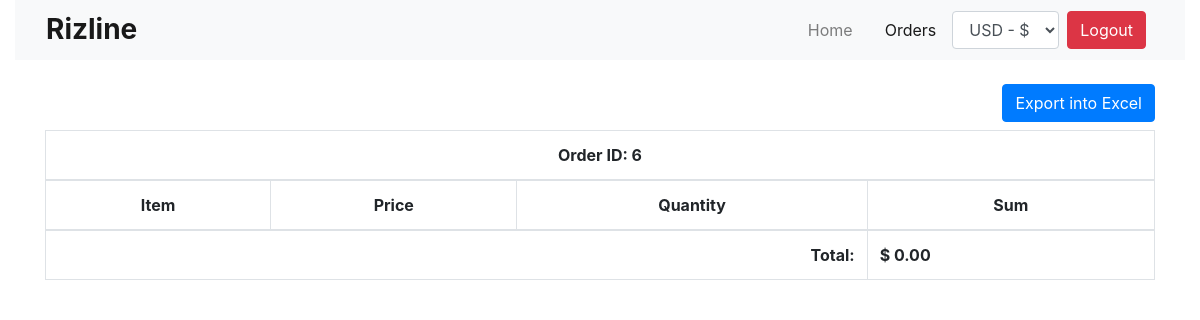
/order_details.php?order_id=6 (signed in), run on an earlier commit of the app's database.
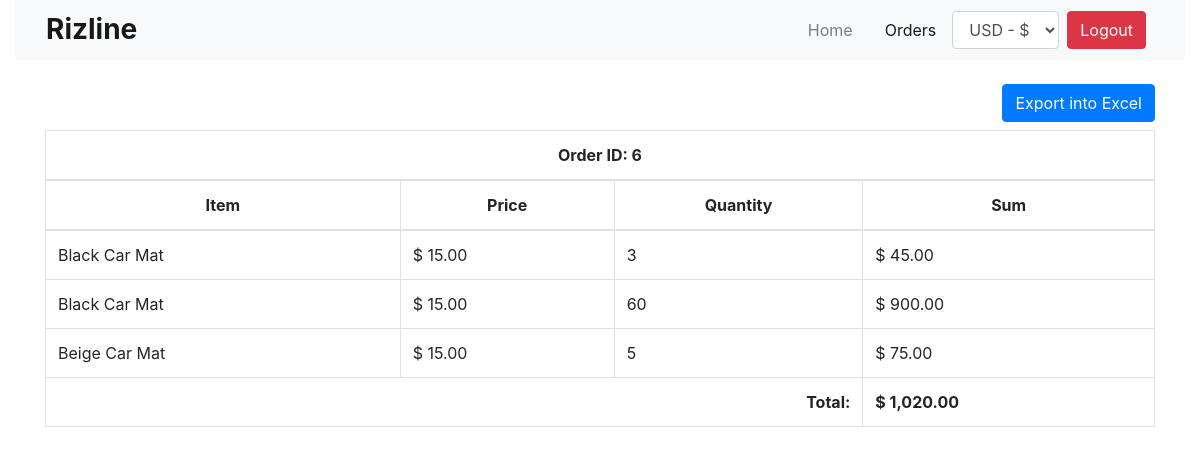
And on a later commit of the database.
### tables this page shows
CREATE TABLE `order_lines` (
  `ol_id` int NOT NULL,
  `order_id` int NOT NULL,
  `item_id` int NOT NULL,
  `quantity` int NOT NULL,
  `price` decimal(10,2) NOT NULL,
  `created_at` timestamp NOT NULL DEFAULT CURRENT_TIMESTAMP
);

CREATE TABLE `rizline_list` (
  `ID` int NOT NULL,
  `ITEM` varchar(255) NOT NULL,
  `EAN` varchar(255) NOT NULL,
  `BRAND` varchar(255) NOT NULL,
  `MODEL` varchar(255) NOT NULL,
  `YEAR` varchar(255) NOT NULL,
  `QTY` varchar(255) NOT NULL,
  `PRICE` varchar(255) NOT NULL,
  `IMAGE` varchar(255) NOT NULL
);

### db.php (called while the page is built, shortened)
<?php
function isLoggedIn()
{
    return isset($_SESSION['user_id']) && $_SESSION['user_id'] > 0;
}
?>

### order_details.php (the view, shortened to what this page needs)
<?php
include "db.php";
$order_id = $_GET['order_id'];
$page = 'orders';
?>
<!DOCTYPE html>
<html lang="en">
    <head>
        <link rel="stylesheet" href="https://cdn.jsdelivr.net/npm/bootstrap@4.4.1/dist/css/bootstrap.min.css"
>
        <link rel="stylesheet" href="https://cdn.jsdelivr.net/npm/bootstrap-icons@1.11.3/font/bootstrap-icons.min.css">
        <link rel="stylesheet" href="./style.css">
    </head>
    <body>
        <div class="container-fluid">
            <form action="" method="post">
                <?php
                include './header.php';
                ?>
                <main class="mt-4">
                    <div class="container">
                        <div class="table-responsive">
                            <div class="mb-2 text-right">
                                <button class="btn btn-primary"
                                    onclick="exportIntoExcel('<?php echo $order_id; ?>')">Export into Excel</button>
                            </div>
                            <table class="table table-bordered" id="order_details" style="width:100%">
                                <thead>
                                    <tr>
                                        <th colspan="4" class="text-center"> Order ID: <?php echo $order_id; ?>
                                        </th>
                                    </tr>
                                    <tr class="text-center">
                                        <th>Item</th>
                                        <th>Price</th>
                                        <th>Quantity</th>
                                        <th>Sum</th>
                                    </tr>
                                </thead>
                                <tbody>
                                    <?php
                                    $sql3 = "SELECT * FROM order_lines WHERE `order_id` = '$order_id'";
                                    $result3 = mysqli_query($conn, $sql3);
                                    $total = 0;
                                    if (mysqli_num_rows($result3) > 0) {
                                        while ($row3 = mysqli_fetch_assoc($result3)) {
                                            $item_id = $row3['item_id'];
                                            $sql2 = "SELECT * FROM rizline_list WHERE `ID` = '$item_id'";
                                            $result2 = mysqli_query($conn, $sql2);
                                            $row2 = mysqli_fetch_assoc($result2);
                                            if (!empty($row2)) {
                                                $item = $row2['ITEM'];
                                            } else {
                                                $item = 'NULL';
                                            }
                                            $itemTotal = $row3['quantity'] * $row3['price'];
                                            $total += $itemTotal;
                                            ?>
                                            <tr>
                                                <td>
                                                    <?php echo $item; ?>
                                                </td>
                                                <td>
                                                    <?php echo '$ ' . number_format($row3['price'], 2, '.', ','); ?>
                                                </td>
                                                <td>
                                                    <?php echo $row3['quantity']; ?>
                                                </td>
                                                <td>
                                                    <?php echo '$ ' . number_format($itemTotal, 2, '.', ','); ?>
                                                </td>
                                            </tr>
                                            <?php
                                        }
                                    }
                                    ?>
                                </tbody>
                                <tfoot>
                                    <tr>
                                        <td colspan="3" class="text-right"><b>Total: </b> </td>
                                        <td>
                                            <b><?php echo '$ ' . number_format($total, 2, '.', ','); ?></b>
                                        </td>
                                    </tr>
                                </tfoot>
                            </table>
                        </div>
                    </div>
                </main>
            </form>
        </div>
    </body>
</html>

### header.php (shortened to what this page needs)
<header>
    <nav class="navbar navbar-expand-lg navbar-light bg-light">
        <div class="container-fluid">
            <a class="navbar-brand" href="#">
                <h3 class="mb-0 font-weight-bold">Rizline</h3>
            </a>
            <div class="collapse navbar-collapse" id="navbarNav">
                <ul class="navbar-nav ml-auto align-items-center">
                    <li class="nav-item px-2 <?php echo $active = ($page == 'items') ? 'active' : ''; ?>">
                        <a class="nav-link" href="./index.php">Home</a>
                    </li>
                    <li class="nav-item px-2 <?php echo $active = ($page == 'orders') ? 'active' : ''; ?>">
                        <a class="nav-link" href="./orders.php">Orders</a>
                    </li>
                    <?php
                    if(isLoggedIn()){
                        ?>
                        <select class="form-control" id="current_currencyy">
                            <option value="usd">USD - &dollar;</option>
                        </select>
                        <?php
                    }
                    ?>
                    <li class="nav-item px-2">
                        <a href="./logout.php" class="btn btn-danger">Logout</a>
                    </li>
                </ul>
            </div>
        </div>
    </nav>
</header>

### style.css (style rules this page uses)
* { scrollbar-width: thin; }

What changed in the data, as far as the page shows it:
added order_lines: item.ITEM "Black Car Mat", price "15.00", quantity "3", itemTotal "45.00"
added order_lines: item.ITEM "Black Car Mat", price "15.00", quantity "60", itemTotal "900.00"
added order_lines: item.ITEM "Beige Car Mat", price "15.00", quantity "5", itemTotal "75.00"
Also different on the page:
$total: "0.00" → "1,020.00"
